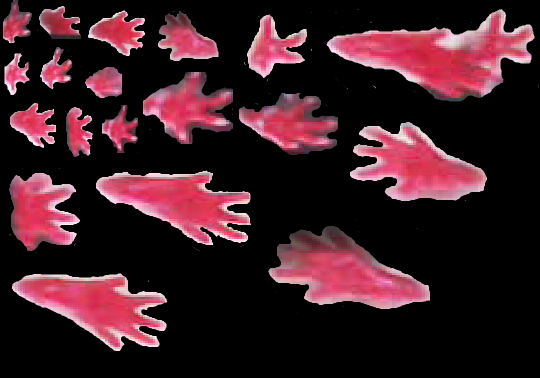
//> input picture Tracking/CamShift/Release/red.png, 540 x 378 px
$ ./Source   (built with g++ and OpenCV 4)
//> lines starting //> are read from the running program, lines starting //| are printed output that depends on the picture; after the words box and inside, x2 and y2 are one past the last pixel; in counts of white or black regions, pixels touching at a corner belong together
#include "opencv2/video/tracking.hpp"
#include "opencv2/imgproc/imgproc.hpp"
#include "opencv2/highgui/highgui.hpp"
#include <iostream>
#include <fstream>
#include <ctype.h>

using namespace cv;
using namespace std;

Mat image, mask, mask3ch, hsv;
RotatedRect red_trackBox, blu_trackBox;
Rect red_trackWindow, blu_trackWindow;
Point red_last_coord, blu_last_coord;


Size r = Size(600, 250);
int red_timeout = 0;
int blu_timeout = 0;
int waitframes = 4; // must be an even number
Mat frame, hue, red_backproj, blu_backproj;
Mat red_temp, blu_temp, red_amp_mask, blu_amp_mask;

bool paused = false;

int dt = 3;
int backprojMode = 0;
bool selectObject = false;
int trackRed = 0;
int trackBlu = 0;
bool showHist = true;
Point origin;
Rect selection;
bool redsel = true;
bool blusel = false;
int vmin = 10, vmax = 256, smin = 50;
int redhmin = 160, redhmax = 180, bluhmin = 80, bluhmax = 100;
int ampthresh = 20;
int kernel_size = 41;

// Histogram stuff
int h_bins = 180;
int s_bins = 255;
// bins must be > 2
int histSize[] = { h_bins, s_bins };

float red_h_range[] = { redhmin, redhmax };
float blu_h_range[] = { bluhmin, bluhmax };

float s_range[] = { smin, 255 };

const float* red_ranges[] = { red_h_range, s_range };
const float* blu_ranges[] = { blu_h_range, s_range };
int channels[] = { 0, 1 };

Mat red_hist, red_hist_img, blu_hist, blu_hist_img;

class location_data{
	int key;
	double value;
};

static void help()
{
	std::cout << "\nThis is a demo that shows mean-shift based tracking\n"
		"You select a color objects such as your face and it tracks it.\n"
		"This reads from video camera (0 by default, or the camera number the user enters\n"
		"Usage: \n"
		"   ./camshiftdemo [camera number]\n";

	std::cout << "\n\nHot keys: \n"
		"\tESC - quit the program\n"
		"\tc - stop the tracking\n"
		"\tf - switch to/from red backprojection view\n"
		"\td - switch to/from blue backprojection view\n"
		"\th - reset object histograms\n"
		"\tp - pause video\n"
		"\tr - select red paw\n"
		"\tb - select blue paw\n"
		"To initialize tracking, select the object with mouse\n";
}

const char* keys =
{
	"{1|  | 0 | camera number}"
};

// [43 lines left out: functions onMouse, reset_trackWindow, not called in this run]
static Mat gethistogram(Mat temp, bool redhist){
	Mat hist, temp_hsv;
	cvtColor(temp, temp_hsv, COLOR_BGR2HSV);

	if (redhist){
		calcHist(&temp_hsv, 1, channels, Mat(), hist, 2, histSize, red_ranges, true, false);
	}
	else{
		calcHist(&temp_hsv, 1, channels, Mat(), hist, 2, histSize, blu_ranges, true, false);
	}

	normalize(hist, hist, 0, 255, NORM_MINMAX, -1);
	return hist;
}

void reset_histograms(void){
	red_h_range[0] = redhmin;
	red_h_range[1] = redhmax;
	blu_h_range[0] = bluhmin;
	blu_h_range[1] = bluhmax;

	s_range[0] = smin;

	red_hist = gethistogram(red_temp, true);
	cvtColor(red_hist, red_hist_img, COLOR_GRAY2BGR);
	imshow("Red Histogram", red_hist_img);
	blu_hist = gethistogram(blu_temp, false);
	cvtColor(blu_hist, blu_hist_img, COLOR_GRAY2BGR);
	imshow("Blue Histogram", blu_hist_img);

}

int main(int argc, const char** argv)
{
	help();

	VideoCapture cap;
	ofstream redXYfile("redXYfile.bin", ios::binary);
	ofstream bluXYfile("bluXYfile.bin", ios::binary);
	// [7 lines of commented-out code are left out]

	namedWindow("CamShift Demo", 0);
	setMouseCallback("CamShift Demo", onMouse, 0);
	createTrackbar("Vmin", "CamShift Demo", &vmin, 256, 0);
	createTrackbar("Vmax", "CamShift Demo", &vmax, 256, 0);
	createTrackbar("RedHmin", "CamShift Demo", &redhmin, 180, 0);
	createTrackbar("RedHmax", "CamShift Demo", &redhmax, 180, 0);
	createTrackbar("BluHmin", "CamShift Demo", &bluhmin, 180, 0);
	createTrackbar("BluHmax", "CamShift Demo", &bluhmax, 180, 0);
	createTrackbar("Smin", "CamShift Demo", &smin, 256, 0);
	createTrackbar("Amplitude Threshold", "CamShift Demo", &ampthresh, 256, 0);
	createTrackbar("Speed", "CamShift Demo", &dt, 200, 0);
	namedWindow("Red Histogram", WINDOW_NORMAL);
	namedWindow("Blue Histogram", WINDOW_NORMAL);

	if (argc > 1){
		cap.open(string(argv[1]));
	}
	else {
		char* def_video = "C:\\Users\\Radu Darie\\Google Drive\\ODBS\\practice_video\\Leon_Tunnel_2.mpg";
		//cap.open(def_video); // open the default video stream
		cap.open(1); // open the webcam
	}

	if (!cap.isOpened())
	{
		help();
		std::cout << "***Could not initialize capturing...***\n";
		std::cout << "Current parameter's value: \n";
		return -1;
	}

	if (argc > 2) {
		red_temp = imread(argv[2], 1);
		blu_temp = imread(argv[3], 1);
	}
	else {
		char* def_templ = "C:\\Users\\Radu Darie\\Google Drive\\ODBS\\OpenCV\\Tutorials\\Screenshots\\red.png";
		red_temp = imread(def_templ, 1);
//> red_temp is the input picture: 378 rows x 540 cols, CV_8UC3; mean B, G, R 36.7, 29.2, 60.4
		def_templ = "C:\\Users\\Radu Darie\\Google Drive\\ODBS\\OpenCV\\Tutorials\\Screenshots\\blue.png";
		blu_temp = imread(def_templ, 1);
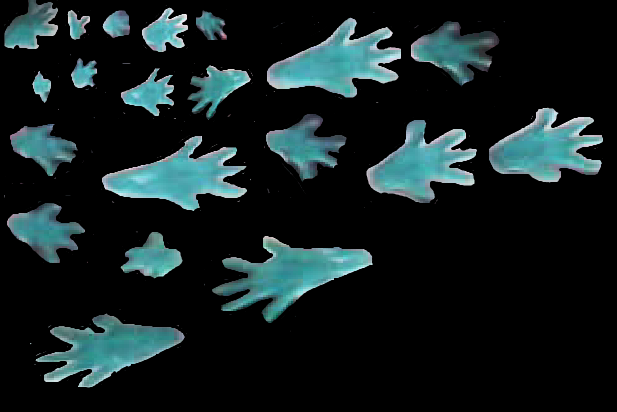
//> input picture Tracking/CamShift/Release/blue.png, 617 x 412 px
//> blu_temp is the input picture: 412 rows x 617 cols, CV_8UC3; mean B, G, R 32.9, 31.9, 19.6
	}

	/* Draw Histograms
	To Do: make histograms reflect hue
	*/
	reset_histograms();
//> in gethistogram, `cvtColor(temp, temp_hsv, COLOR_BGR2HSV);`: temp_hsv: 378 rows x 540 cols, CV_8UC3; mean H, S, V 50.7, 39.2, 60.4
//> in gethistogram, `calcHist(&temp_hsv, 1, channels, Mat(), hist, 2, histSize, red_ranges,..`: channels = [0, 1]; histSize = [180, 255]; red_ranges = 2 items
//> in gethistogram, `normalize(hist, hist, 0, 255, NORM_MINMAX, -1);`: hist: 180 rows x 255 cols, CV_32FC1; min 0, max 255, mean 1.1
//> call 2 of gethistogram, with redhist = false
//> in gethistogram (call 2), `cvtColor(temp, temp_hsv, COLOR_BGR2HSV);`: temp_hsv: 412 rows x 617 cols, CV_8UC3; mean H, S, V 20.7, 22.4, 33.1
//> in gethistogram (call 2), `normalize(hist, hist, 0, 255, NORM_MINMAX, -1);`:
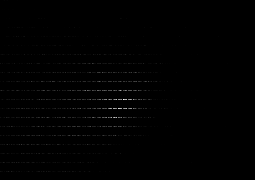
//> hist: 180 rows x 255 cols, CV_32FC1; min 0, max 255, mean 1

	for (;;)
	{

		if (!paused)
		{
			cap >> frame;
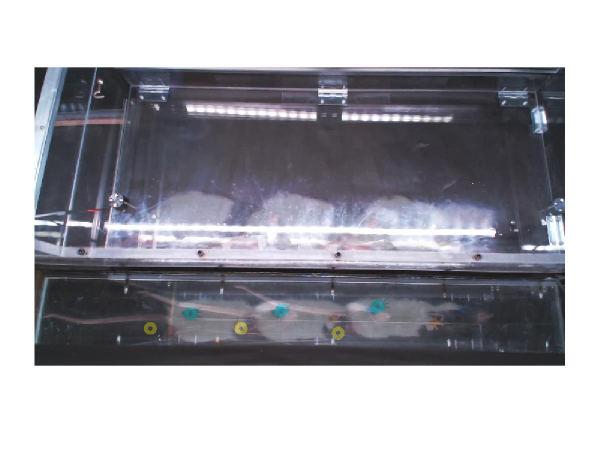
//> input picture Tracking/pc_img.jpg, 1200 x 900 px, given in place of the camera (shown at 1/2 size)
//> frame is the input picture: 900 rows x 1200 cols, CV_8UC3; mean B, G, R 169.2, 162.5, 162.8
			//cout << "\n\nRunning \n";
			if (frame.empty())
				break;
		}

		frame.copyTo(image);

		if (!paused)
		{

				int _vmin = vmin, _vmax = vmax;
				cvtColor(image, hsv, COLOR_BGR2HSV);
//> hsv: 900 rows x 1200 cols, CV_8UC3; mean H, S, V 73.2, 20.2, 169.5
				inRange(hsv, Scalar(0, smin, MIN(_vmin, _vmax)),
					Scalar(180, 256, MAX(_vmin, _vmax)), mask);
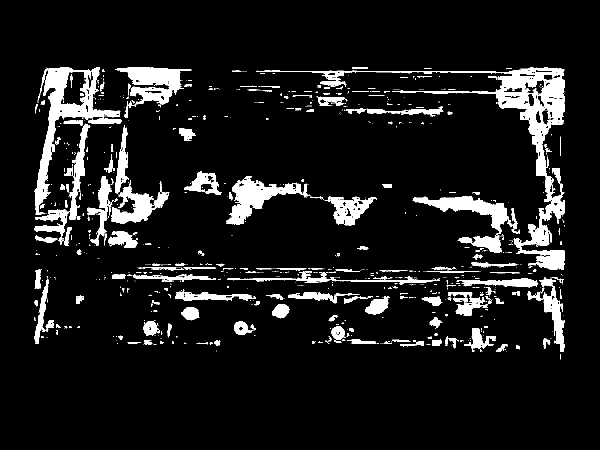
//> mask: 900 rows x 1200 cols, CV_8UC1 (shown at 1/2 size); 9.4% white; 1089 white regions (886 under 20 px), largest, box (x1, y1, x2, y2) and area: (512, 135, 1130, 404) 14747, (69, 135, 241, 429) 10096, (825, 392, 1040, 506) 6227

				vector<Mat> hsvchan;
				split(hsv, hsvchan);
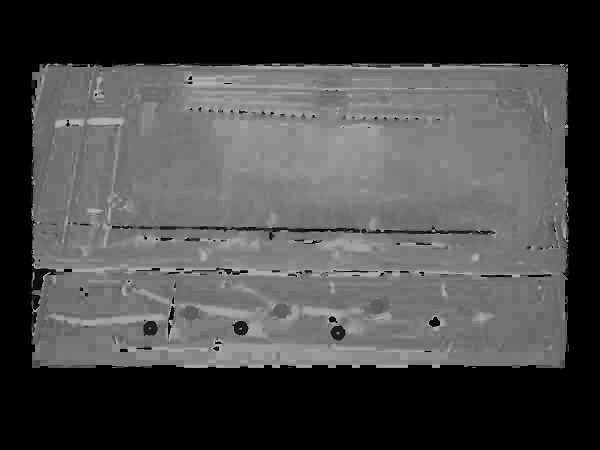
//> hsvchan[0]: 900 rows x 1200 cols, CV_8UC1 (shown at 1/2 size); min 0, max 179, mean 73.2
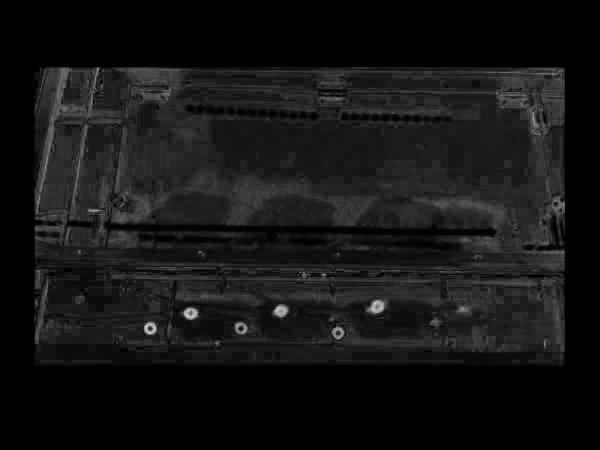
//> hsvchan[1]: 900 rows x 1200 cols, CV_8UC1 (shown at 1/2 size); min 0, max 216, mean 20.2
				bitwise_and(hsvchan[0], mask, hsvchan[0]);
				bitwise_and(hsvchan[1], mask, hsvchan[1]);
				bitwise_and(hsvchan[2], mask, hsvchan[2]);
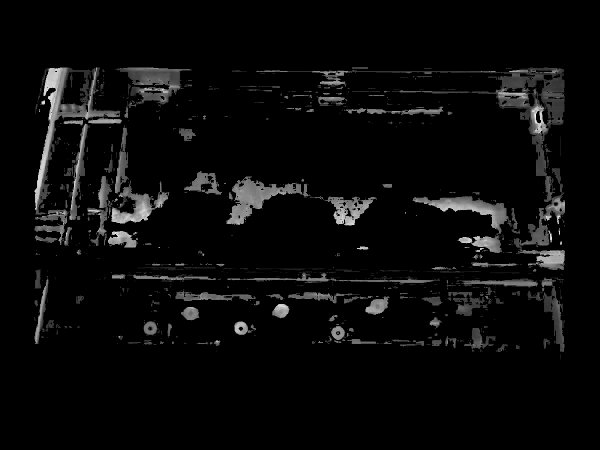
//> hsvchan[2]: 900 rows x 1200 cols, CV_8UC1 (shown at 1/2 size); min 0, max 255, mean 10.3
				merge(hsvchan, hsv);
//> hsv: 900 rows x 1200 cols, CV_8UC3; mean H, S, V 10.6, 6.1, 10.3


				if (trackRed){

					calcBackProject(&hsv, 1, channels, red_hist, red_backproj, red_ranges, 1, true);
					red_backproj.copyTo(red_amp_mask);

					GaussianBlur(red_amp_mask, red_amp_mask, Size(kernel_size, kernel_size), 0, 0);
					threshold(red_amp_mask, red_amp_mask, ampthresh, 255, THRESH_BINARY);
					bitwise_and(red_backproj, red_amp_mask, red_backproj);

					if (red_timeout == 0){
						if (trackRed == -1){
							red_trackBox = CamShift(red_backproj, red_trackWindow,
								TermCriteria(CV_TERMCRIT_EPS | CV_TERMCRIT_ITER, 500, 0.001));
							trackRed = 1;
						}
						else if (trackRed == 1){
							Rect cur_bound = red_trackBox.boundingRect();
							red_trackBox = CamShift(red_backproj, cur_bound,
								TermCriteria(CV_TERMCRIT_EPS | CV_TERMCRIT_ITER, 500, 0.001));
						}
					}

					if (red_trackBox.size.area() <= 1 && red_timeout == 0)
					{
						cout << "Red foot swing";
						red_timeout = waitframes;
						red_trackWindow = reset_trackWindow(red_last_coord);
					}
					else if (red_trackBox.size.area() <= 1 && red_timeout > 1){
						red_timeout--;
					}

					if (red_trackBox.size.area() <= 1 && red_timeout == 1){
						red_trackBox = CamShift(red_backproj, red_trackWindow,
							TermCriteria(CV_TERMCRIT_EPS | CV_TERMCRIT_ITER, 500, 0.001));

						if (red_trackBox.size.area() >= 1){
							red_timeout = 0;
						}
						else{
							red_trackWindow = reset_trackWindow(red_last_coord);
							red_timeout = waitframes / 2;
						}
					}


					if (red_trackBox.size.area() >= 1){
						red_last_coord = red_trackBox.center;
						int xcoord = red_trackBox.center.x;
						redXYfile.write((char *)&xcoord, sizeof(xcoord));
						int ycoord = red_trackBox.center.y;
						redXYfile.write((char *)&ycoord, sizeof(ycoord));
					}
					else{
						int dummycoord = 5000;
						redXYfile.write((char *)&dummycoord, sizeof(dummycoord));
						redXYfile.write((char *)&dummycoord, sizeof(dummycoord));
					}
				} // end if track red
				else{
					int dummycoord = 10000;
					redXYfile.write((char *)&dummycoord, sizeof(dummycoord));
					redXYfile.write((char *)&dummycoord, sizeof(dummycoord));
				}

				if (trackBlu){

					calcBackProject(&hsv, 1, channels, blu_hist, blu_backproj, blu_ranges, 1, true);
					blu_backproj.copyTo(blu_amp_mask);

					GaussianBlur(blu_amp_mask, blu_amp_mask, Size(kernel_size, kernel_size), 0, 0);
					threshold(blu_amp_mask, blu_amp_mask, ampthresh, 255, THRESH_BINARY);
					bitwise_and(blu_backproj, blu_amp_mask, blu_backproj);

					if (blu_timeout == 0){
						if (trackBlu == -1){
							blu_trackBox = CamShift(blu_backproj, blu_trackWindow,
								TermCriteria(CV_TERMCRIT_EPS | CV_TERMCRIT_ITER, 500, 0.001));
							trackBlu = 1;
						}
						else if (trackBlu == 1){
							Rect blu_cur_bound = blu_trackBox.boundingRect();
							blu_trackBox = CamShift(blu_backproj, blu_cur_bound,
								TermCriteria(CV_TERMCRIT_EPS | CV_TERMCRIT_ITER, 500, 0.001));
						}
					}

					if (blu_trackBox.size.area() <= 1 && blu_timeout == 0)
					{
						blu_timeout = waitframes;
						std::cout << "Blue foot swing";
						blu_trackWindow = reset_trackWindow(blu_last_coord);
					}
					else if (blu_trackBox.size.area() <= 1 && blu_timeout > 1)
					{
						blu_timeout--;
					}

					if (blu_trackBox.size.area() <= 1 && blu_timeout == 1){
						blu_trackBox = CamShift(blu_backproj, blu_trackWindow,
							TermCriteria(CV_TERMCRIT_EPS | CV_TERMCRIT_ITER, 500, 0.001));

						if (blu_trackBox.size.area() >= 1){
							blu_timeout = 0;
						}
						else{
							blu_trackWindow = reset_trackWindow(blu_last_coord);
							blu_timeout = waitframes / 2;
						}
					}

					if (blu_trackBox.size.area() >= 1){
						blu_last_coord = blu_trackBox.center;
						int xcoord = blu_trackBox.center.x;
						bluXYfile.write((char *)&xcoord, sizeof(xcoord));
						int ycoord = blu_trackBox.center.y;
						bluXYfile.write((char *)&ycoord, sizeof(ycoord));
					}
					else{
						int dummycoord = 5000;
						bluXYfile.write((char *)&dummycoord, sizeof(dummycoord));
						bluXYfile.write((char *)&dummycoord, sizeof(dummycoord));
					}
				} // end if track blue
				else{
					int dummycoord = 10000;
					bluXYfile.write((char *)&dummycoord, sizeof(dummycoord));
					bluXYfile.write((char *)&dummycoord, sizeof(dummycoord));
				}

				if (backprojMode == 1)
					cvtColor(red_backproj, image, COLOR_GRAY2BGR);
				else if (backprojMode == 2)
					cvtColor(blu_backproj, image, COLOR_GRAY2BGR);

				if (red_timeout == 0 && red_trackBox.size.area() >= 1){
					ellipse(image, red_trackBox, Scalar(255, 0, 255), 3, CV_AA);
					circle(image, red_trackBox.center, 1, Scalar(255, 0, 255), 5, 1, 0);
				}
				else if (trackRed){
					RotatedRect wheretolook = RotatedRect(red_last_coord, r, 0);
					ellipse(image, wheretolook, Scalar(0, 0, 255), 3, CV_AA);
				}

				if (blu_timeout == 0 && blu_trackBox.size.area() >= 1){
					ellipse(image, blu_trackBox, Scalar(255, 255, 0), 3, CV_AA);
					circle(image, blu_trackBox.center, 1, Scalar(255, 255, 0), 5, 1, 0);
				}
				else if (trackBlu){
					RotatedRect wheretolook = RotatedRect(blu_last_coord, r, 0);
					ellipse(image, wheretolook, Scalar(255, 0, 0), 3, CV_AA);
				}
		} // end if !paused

		if (selectObject && selection.width > 0 && selection.height > 0)
		{
			Mat roi(image, selection);
			bitwise_not(roi, roi);
		}

		imshow("CamShift Demo", image);

		char c = (char)waitKey(dt);
//> the Esc key is pressed
		if (c == 27)
			break;
		switch (c)
		{
		case 'f':
			if (backprojMode != 2){
				backprojMode = 2;
			}
			else{
				backprojMode = 0;
			}
			break;
		case 'd':
			if (backprojMode != 1){
				backprojMode = 1;
			}
			else{
				backprojMode = 0;
			}
			break;
		case 'c':
			trackRed = 0;
			trackBlu = 0;
			break;
		case 'h':

			reset_histograms();
			break;
		case 'p':
			paused = !paused;
			cout << "\n\nPaused \n";
			break;
		case 'r':
			redsel = true;
			blusel = false;
			cout << "\n Select Red \n";
			break;
		case 'b':
			redsel = false;
			blusel = true;
			cout << "\n Select Blue \n";
			break;
		default:
			;
		}
	}

	return 0;
}
